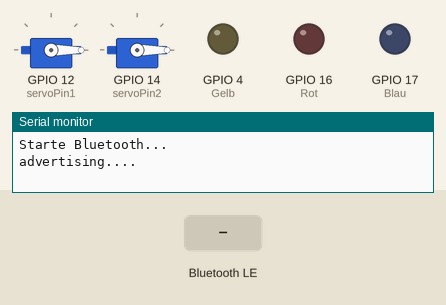
The sketch below on a simulated Seeed XIAO ESP32-C3. Shown: 2 × servo, output pins drawn as LEDs (lit = HIGH), the last lines printed to the serial monitor. Inputs (shaded band) come from the test bench. Nothing arrives over Bluetooth unless stated; a phone connects over Bluetooth LE 3 s after start.

Above: at 1.2 s.
1.3 s: Bluetooth LE write "1" received
At 2.1 s:
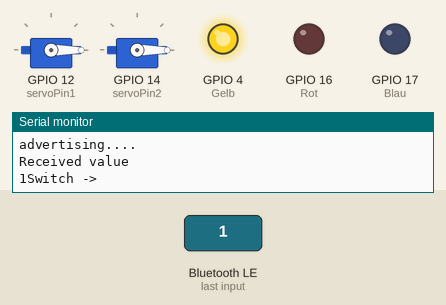
4.3 s: Bluetooth LE write "2" received
At 5.5 s:
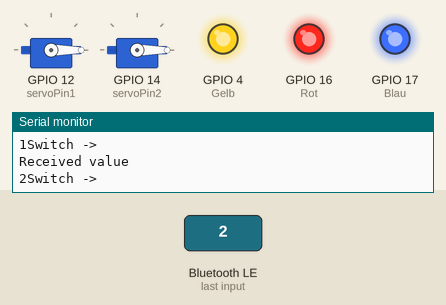
5.8 s: Bluetooth LE write "200" received
At 8.3 s:
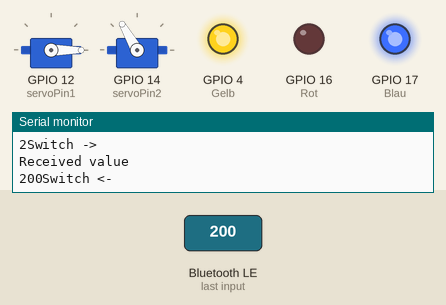
8.6 s: Bluetooth LE write "1" received
At 10.5 s:
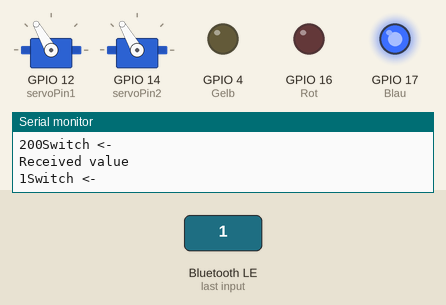
11.4 s: Bluetooth LE write "200" received
At 12.2 s:
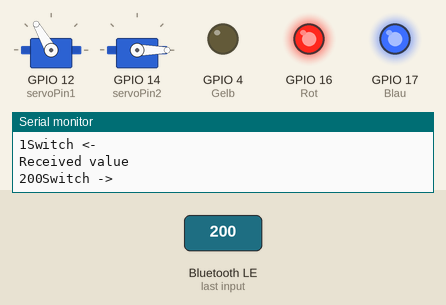
Timing chart, 0 to 13.9 s (numbered marks = the images above; inputs shaded):
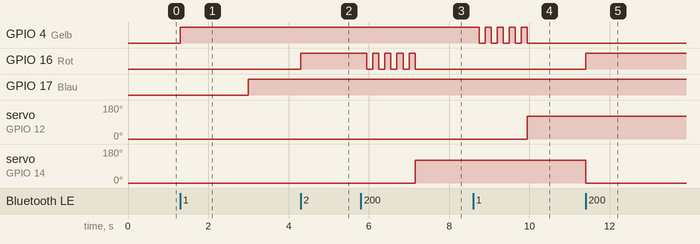

Measured:
- after the input at 1.3 s, GPIO 4 (Gelb): LOW → HIGH at once
- after the input at 4.3 s, GPIO 16 (Rot): LOW → HIGH at once
- after the input at 5.8 s, GPIO 16 (Rot): alternates HIGH for 0.15 s and LOW for 0.15 s, 9 changes in all, then stays LOW, starting after 0.15 s; servo on GPIO 14 (servoPin2): 0° → 120° after 1.4 s
- after the input at 8.6 s, GPIO 4 (Gelb): alternates HIGH for 0.15 s and LOW for 0.15 s, 9 changes in all, then stays LOW, starting after 0.15 s; servo on GPIO 12 (servoPin1): 0° → 120° after 1.4 s
- after the input at 11.4 s, GPIO 16 (Rot): LOW → HIGH at once; servo on GPIO 14 (servoPin2): 120° → 0° at once

The sketch:

Sketch_Ble_Remote.ino
```cpp
/*
  ESP32 BLE Receiving data from your phone over Bluetooth low energy

  https://github.com/arduino-libraries/ArduinoBLE/blob/master/examples/Peripheral/CallbackLED/CallbackLED.ino
  https://github.com/espressif/arduino-esp32/blob/master/libraries/BLE/examples/BLE_uart/BLE_uart.ino
  https://www.electronicshub.org/esp32-ble-tutorial/
*/


#include <BLEDevice.h>
#include <BLEUtils.h>
#include <BLEServer.h>

#include <Servo.h>  // ServoESP32 von RoboticsBrno

// uuid mit https://www.uuidgenerator.net/ erstellt
#define SERVICE_UUID "196988b3-b878-4b5b-a4cc-2e3eb64c1e00"
#define CHARACTERISTIC_UUID "196988b4-b878-4b5b-a4cc-2e3eb64c1e00"


BLECharacteristic *pCharacteristic;
BLEAdvertising *pAdvertising;
BLEServer *pServer;

bool deviceConnected = false;
int switchStatus1 = 0;
int switchStatus2 = 0;

// die beiden Servopositionen können justiert werden durch Senden
// der 2 Werte für pos1 und pos2, getrennt durch # ( z.B. 0#120 )
int servopos1 = 0;    // Servo Ausgangsstellung eingefahren
int servopos2 = 120;  // Servo ausgefahren

static const int servoPin1 = 12;
static const int servoPin2 = 14;

Servo servo1;
Servo servo2;


#define Gelb 4    // Weiche 1
#define Rot 16    // Weiche 2
#define Blau 17   // Bluetooth Connect On/Off

void weichensteuerung(String);
void servoJustieren(String);

class MyServerCallbacks : public BLEServerCallbacks {
  void onConnect(BLEServer *pServer) {
    deviceConnected = true;
  };

  void onDisconnect(BLEServer *pServer) {
    deviceConnected = false;
  }
};

class MyCallbacks : public BLECharacteristicCallbacks {
  void onWrite(BLECharacteristic *pCharacteristic) {
    std::string value = pCharacteristic->getValue();

    if (value.length() > 0) {
      Serial.println("Received value");
      String s = "";

      for (int i = 0; i < value.length(); i++) {
        Serial.print(value[i]);
        s = s + value[i];
      }

      // Do stuff based on th command received from th app
      if (value.find("1") != -1) {
        weichensteuerung("1");
      } else if (value.find("2") != -1) {
        weichensteuerung("2");
      }

      if (value.find("#") != -1) {
        servoJustieren(s);
      }
    }
  }
};


void setup() {

  servo1.attach(servoPin1);
  servo2.attach(servoPin2);

  servo1.write(servopos1);
  servo2.write(servopos1);

  pinMode(Blau, OUTPUT);
  pinMode(Gelb, OUTPUT);
  pinMode(Rot, OUTPUT);

  Serial.begin(115200);
  Serial.println("Starte Bluetooth...");


  BLEDevice::init("ESP32: Control1");
  pServer = BLEDevice::createServer();
  BLEService *pService = pServer->createService(SERVICE_UUID);

  pCharacteristic = pService->createCharacteristic(
    CHARACTERISTIC_UUID,
    BLECharacteristic::PROPERTY_WRITE | BLECharacteristic::PROPERTY_READ | BLECharacteristic::PROPERTY_NOTIFY);
  //BLECharacteristic::PROPERTY_READ | BLECharacteristic::PROPERTY_WRITE | BLECharacteristic::PROPERTY_INDICATE  | BLECharacteristic::PROPERTY_NOTIFY)

  pServer->setCallbacks(new MyServerCallbacks());
  pCharacteristic->setCallbacks(new MyCallbacks());

  pCharacteristic->setValue("Seeed Xiao ESP32 C3 is online");
  pService->start();

  //pAdvertising = pServer->getAdvertising();
  pAdvertising = pServer->getAdvertising();
  pAdvertising->addServiceUUID(pService->getUUID());
  pAdvertising->start();
}

void loop() {

  if (deviceConnected) {
    digitalWrite(Blau, HIGH);
    delay(1000);
  }

  delay(1000);

  if (!deviceConnected) {
    digitalWrite(Blau, LOW);
    // Verbindung ging verloren, daher advertising starten
    pAdvertising->start();
    Serial.println("");
    Serial.println("advertising....");
    delay(1000);
  }
}

void weichensteuerung(String s) {
  if (s == "1") {
    if (switchStatus1 == 0) {
      switchStatus1 = 1;
      Serial.println("Switch ->");
      servo1.write(servopos1);
      digitalWrite(Gelb, HIGH);
    } else if (switchStatus1 == 1) {
      switchStatus1 = 0;
      Serial.println("Switch <-");
      servo1.write(servopos2);
      for (int i = 1; i <= 5; i++) {
        digitalWrite(Gelb, HIGH);
        delay(150);
        digitalWrite(Gelb, LOW);
        delay(150);
      }
    }
  }

  if (s == "2") {
    if (switchStatus2 == 0) {
      switchStatus2 = 1;
      Serial.println("Switch ->");
      servo2.write(servopos1);
      digitalWrite(Rot, HIGH);
    } else if (switchStatus2 == 1) {
      switchStatus2 = 0;
      Serial.println("Switch <-");
      servo2.write(servopos2);
      for (int i = 1; i <= 5; i++) {
        digitalWrite(Rot, HIGH);
        delay(150);
        digitalWrite(Rot, LOW);
        delay(150);
      }
    }
  }
}

void servoJustieren(String s) {
  String sp1 = "0";
  String sp2 = "120";
  // die zwei Werte werden als String gesendet. # =Delimiter z.B. 0#120
  sp1 = s.substring(0, s.indexOf("#"));
  sp2 = s.substring(s.indexOf("#") + 1, s.length());

  servopos1 = sp1.toInt();
  servopos2 = sp2.toInt();
  Serial.println("Servo justieren - Neue Werte:");
  Serial.println(sp1);
  Serial.println(sp2);
}
```
